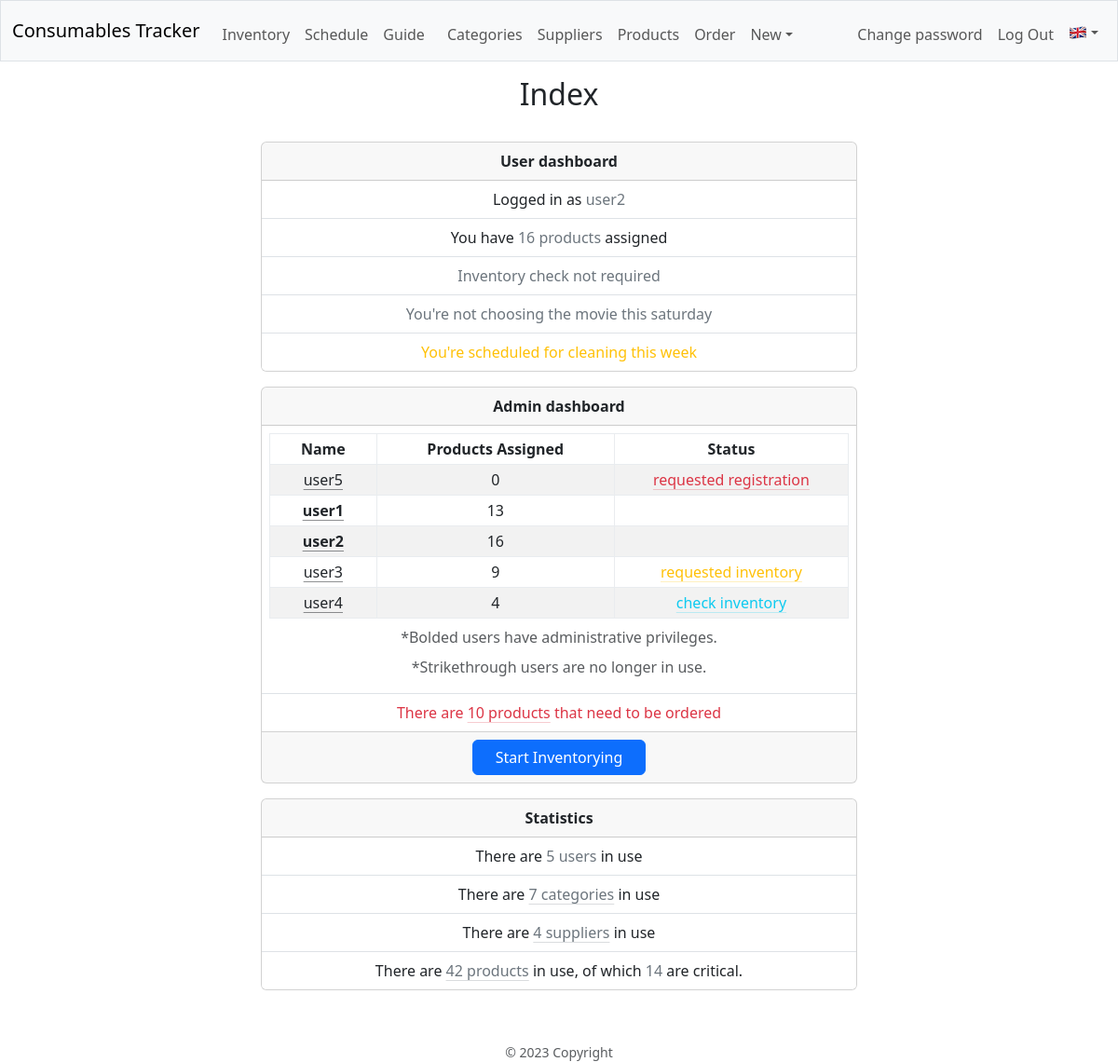
/ (signed in), run on the app's committed database.
### database.py (models this page shows, shortened)
class Base(MappedAsDataclass, DeclarativeBase):
    id: Mapped[int] = mapped_column(init=False, primary_key=True)

class User(Base):
    name: Mapped[str] = mapped_column(unique=True)
    password: Mapped[str] = mapped_column(repr=False)
    products: Mapped[List["Product"]] = relationship(
        default_factory=list, back_populates="responsible", repr=False)
    admin: Mapped[bool] = mapped_column(default=False)
    in_use: Mapped[bool] = mapped_column(default=True)
    done_inv: Mapped[bool] = mapped_column(default=True)
    reg_req: Mapped[bool] = mapped_column(default=True)
    req_inv: Mapped[bool] = mapped_column(default=False)
    details: Mapped[Optional[str]] = mapped_column(default="", repr=False)
    email: Mapped[Optional[str]] = mapped_column(default="", repr=False)
    sat_group: Mapped[int] = mapped_column(default=1)
    __table_args__ = (
        Index('idx_user_name', 'name'),
        Index('idx_user_in_use', 'in_use'),
    )
    username = synonym("name")
    @property
    def in_use_products(self) -> int:
        with dbSession() as db_session:
            return db_session.scalar(
                select(func.count(Product.id))
                .filter_by(responsible_id=self.id, in_use=True))
    @property
    def sat_group_this_week(self) -> bool:
        with dbSession() as db_session:
            if (user_sat_group_date := db_session.scalar(
                    select(Schedule.next_date)
                    .filter_by(
                        name=sat_sch_info.name_en,
                        elem_id=self.sat_group))):
                return (user_sat_group_date.isocalendar().week ==
                        date.today().isocalendar().week)
        return False
    @property
    def clean_this_week(self) -> bool:
        with dbSession() as db_session:
            if (user_cleaning_date := db_session.scalar(
                    select(Schedule.next_date)
                    .filter_by(
                        name=clean_sch_info.name_en,
                        elem_id=self.id))):
                return (user_cleaning_date.isocalendar().week ==
                        date.today().isocalendar().week)
        return False

### blueprints/main/main.py (the view)
@main_bp.route("/")
@login_required
def index():
    logger.info("Index page")
    session["last_url"] = url_for(".index")
    with dbSession() as db_session:
        user = db_session.scalar(
            select(User)
            .filter_by(id=session.get("user_id"))
            .options(joinedload(User.products), raiseload("*")))
        if session.get("admin"):
            with dbSession() as db_session:
                users = db_session.scalars(
                    select(User)
                    .filter(User.name!="Admin")
                    .order_by(
                        User.reg_req.desc(),
                        User.in_use.desc(),
                        User.admin.desc(),
                        func.lower(User.name))
                    .options(joinedload(User.products), raiseload("*"))
                    ).unique().all()
            stats = {
                "products_to_order": db_session.scalar(
                        select(func.count(Product.id))
                        .filter_by(in_use=True, to_order=True)),
                "products_in_use": db_session.scalar(
                        select(func.count(Product.id))
                        .filter_by(in_use=True)),
                "critical_products": db_session.scalar(
                        select(func.count(Product.id))
                        .filter_by(in_use=True, critical=True)),
                "users_in_use": db_session.scalar(
                        select(func.count(User.id))
                        .filter_by(in_use=True)),
                "categories_in_use": db_session.scalar(
                        select(func.count(Category.id))
                        .filter_by(in_use=True)),
                "suppliers_in_use": db_session.scalar(
                        select(func.count(Supplier.id))
                        .filter_by(in_use=True)),
            }
            return render_template(
                "main/index.html",
                user=user,
                users=users,
                stats=stats,
                saturday_sch=sat_sch_info,
                cleaning_sch=clean_sch_info)
    return render_template("main/index.html",
                           user=user,
                           saturday_sch=sat_sch_info,
                           cleaning_sch=clean_sch_info)

### blueprints/main/templates/main/index.html (shortened to what this page needs)
{% extends "layout.html" %}
{% block page_title %}{{ gettext("Index") }}{% endblock %}
{% block main %}
    <div class="card mx-auto mb-3" style="max-width: 40rem;">
        <div class="card-header">
            <strong>{{ gettext("User dashboard") }}</strong>
        </div>
        <ul class="list-group list-group-flush">
            <li class="list-group-item">{{ gettext("Logged in as") }} <span class="text-secondary">{{ user.name }}</span></li>
            <li class="list-group-item">{{ gettext("You have") }} <span class="text-secondary">{{ user.in_use_products }} {{ ngettext("product", "products", user.in_use_products) }}</span> {{ ngettext("assigned", "assigned", user.in_use_products) }}</li>
            <li class="list-group-item">
                {% if user.req_inv %}
                    <span class="text-warning">{{ gettext("You requested a inventory check") }}</span>
                {% else %}
                    {% if user.done_inv %}
                        <span class="text-secondary">{{ gettext("Inventory check not required") }}</span>
                    {% else %}
                        <a class="link-danger link-offset-2 link-underline-opacity-25 link-underline-opacity-100-hover" href="{{ url_for('inv.inventory') }}">{{ gettext("Check inventory") }}</a>
                    {% endif %}
                {% endif %}
            </li>
            <li class="list-group-item">
                {% if user.sat_group_this_week and user.name != "Admin" %}
                    <span class="text-warning">{{ saturday_sch.positive }}</span>
                {% else %}
                    <span class="text-secondary">{{ saturday_sch.negative }}</span>
                {% endif %}
            </li>
            <li class="list-group-item">
                {% if user.clean_this_week %}
                    <span class="text-warning">{{ cleaning_sch.positive }}</span>
                {% else %}
                    <span class="text-secondary">{{ cleaning_sch.negative }}</span>
                {% endif %}
            </li>
        </ul>
    </div>
    {% if session.admin %}
        <div class="card mx-auto mb-3" style="max-width: 40rem;">
            <div class="card-header">
                <strong>{{ gettext("Admin dashboard") }}</strong>
            </div>
            <ul class="list-group list-group-flush">
                <li class="list-group-item p-2 pb-0">
                    <div class="table-responsive mx-auto" style="width: auto;">
                        <table class="table align-middle table-sm table-hover table-bordered border-light-subtle table-striped">
                            <caption class="text-center pb-0">{{ gettext("*Bolded users have administrative privileges.") }}</caption>
                            <caption class="text-center pb-0">{{ gettext("*Strikethrough users are no longer in use.") }}</caption>
                            <thead>
                                <tr>
                                    <th class="px-3">{{ gettext("Name") }}</th>
                                    <th class="px-3">{{ gettext("Products Assigned") }}</th>
                                    <th class="px-3">{{ gettext("Status") }}</th>
                                </tr>
                            </thead>
                            <tbody>
                                {% for user in users %}
                                <tr>
                                    <td><span class="{% if not user.in_use %}text-decoration-line-through{% endif %}{% if user.admin %} fw-bolder{% endif %}"><a class="link-dark link-offset-2 link-underline-opacity-50 link-underline-opacity-100-hover" href="{{ url_for('users.edit_user', username=user.name) }}">{{ user.name }}</a>
                                        </span>
                                    </td>
                                    <td>{{ user.in_use_products }}</td>
                                    <td>
                                        {% if not user.done_inv %}
                                            <a class="link-info link-offset-2 link-underline-opacity-25 link-underline-opacity-100-hover"
                                            href="{{ url_for('inv.inventory_user', username=user.name) }}">{{ gettext("check inventory") }}</a>
                                        {% endif %}
                                        {% if user.req_inv %}
                                            <a class="link-warning link-offset-2 link-underline-opacity-25 link-underline-opacity-100-hover"
                                            href="{{ url_for('users.approve_check_inv', username=user.name) }}">{{ gettext("requested inventory") }}</a>
                                        {% endif %}
                                        {% if user.reg_req %}
                                            <a class="link-danger link-offset-2 link-underline-opacity-25 link-underline-opacity-100-hover"
                                            href="{{ url_for('users.approve_reg', username=user.name) }}">{{ gettext("requested registration") }}</a>
                                        {% endif %}
                                    </td>
                                </tr>
                                {% endfor %}
                            </tbody>
                        </table>
                    </div>
                </li>
                <li class="list-group-item">
                    {% if stats.products_to_order %}
                        <span class="text-danger">{{ ngettext("There is", "There are", stats.products_to_order) }} <a class="link-danger link-offset-2 link-underline-opacity-25 link-underline-opacity-100-hover" href="{{ url_for('prod.products_to_order') }}">{{ stats.products_to_order }} {{ ngettext("product", "products", stats.products_to_order) }}</a> {{ ngettext("that needs to be ordered", "that need to be ordered", stats.products_to_order) }}
                    {% else %}
                        {{ gettext("There are no products that need to be ordered") }}
                    {% endif %}
                </li>
            </ul>
            <div class="card-footer">
                <a class="btn btn-primary px-4" href="{{ url_for('users.approve_check_inv_all') }}">{{ gettext("Start Inventorying") }}</a>
            </div>
        </div>
        <div class="card mx-auto mb-3" style="max-width: 40rem;">
            <div class="card-header">
                <strong>{{ gettext("Statistics") }}</strong>
            </div>
            <ul class="list-group list-group-flush">
                <li class="list-group-item">
                    {{ ngettext("There is", "There are", stats.users_in_use) }} <span class="text-secondary">{{ stats.users_in_use }} {{ ngettext("user", "users", stats.users_in_use) }}</span> {{ gettext("in use") }}
                </li>
                <li class="list-group-item">
                    {{ ngettext("There is", "There are", stats.categories_in_use) }} <a class="link-secondary link-offset-2 link-underline-opacity-25 link-underline-opacity-100-hover" href="{{ url_for('cat.categories') }}">{{ stats.categories_in_use }} {{ ngettext("category", "categories", stats.categories_in_use) }}</a> {{ gettext("in use") }}
                </li>
                <li class="list-group-item">
                    {{ ngettext("There is", "There are", stats.suppliers_in_use) }} <a class="link-secondary link-offset-2 link-underline-opacity-25 link-underline-opacity-100-hover" href="{{ url_for('sup.suppliers') }}">{{ stats.suppliers_in_use }} {{ ngettext("supplier", "suppliers", stats.suppliers_in_use) }}</a> {{ gettext("in use") }}
                </li>
                <li class="list-group-item">
                    {{ ngettext("There is", "There are", stats.products_in_use) }} <a class="link-secondary link-offset-2 link-underline-opacity-25 link-underline-opacity-100-hover" href="{{ url_for('prod.products', ordered_by='code') }}">{{ stats.products_in_use }} {{ ngettext("product", "products", stats.products_in_use) }}</a> {{ gettext("in use") }}, {{ ngettext("and", "of which", stats.products_in_use) }} <span class="text-secondary">{{ stats.critical_products }}</span> {{ ngettext("is critical", "are critical", stats.critical_products) }}.
                </li>
            </ul>
        </div>
    {% endif %}
{% endblock %}

### data on the page
User: name "user2", in_use_products "16"
User: name "user5", in_use_products "0", gettext "requested registration"
User: name "user1", in_use_products "13"
User: name "user3", in_use_products "9", gettext "requested inventory"
User: name "user4", in_use_products "4", gettext "check inventory"

### other printed values
{{ gettext("Inventory") }} "Inventory"
{{ gettext("Schedule") }} "Schedule"
{{ gettext("Guide") }} "Guide"
{{ gettext("Categories") }} "Categories"
{{ gettext("Suppliers") }} "Suppliers"
{{ gettext("Products") }} "Products"
{{ gettext("Order") }} "Order"
{{ gettext("New") }} "New"
{{ gettext("Change password") }} "Change password"
{{ gettext("Index") }} "Index"
{{ gettext("User dashboard") }} "User dashboard"
{{ gettext("Logged in as") }} "Logged in as"
{{ gettext("You have") }} "You have"
{{ user.in_use_products }} "16"
{{ ngettext("product", "products", user.in_use_products) }} "products"
